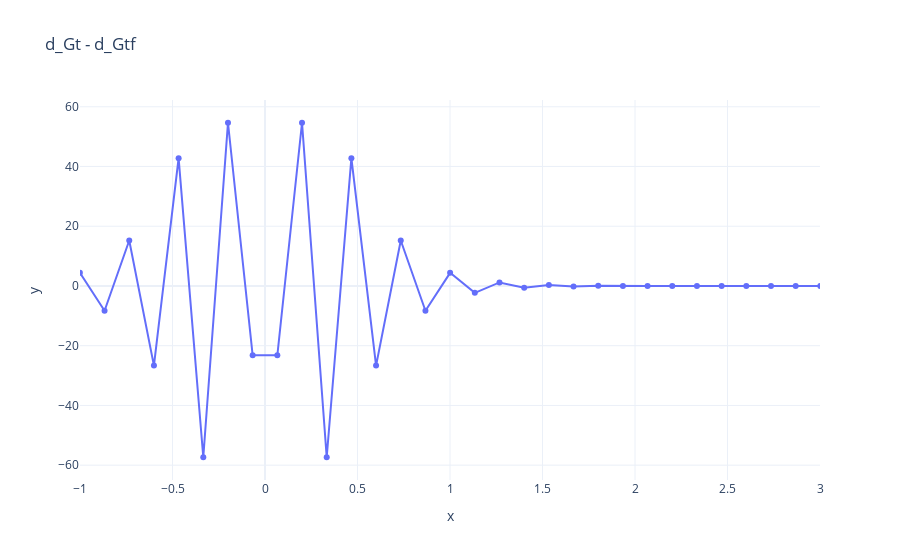

Here is the notebook cell this chart was saved with:
### Code cell
dd = d_Gt - d_Gtf
fig = go.Figure()
fig.add_trace(go.Scatter(x=r, y=dd, name="Diff d_Gt", mode="lines+markers"))

fig.update_layout(
    title='d_Gt - d_Gtf',
    xaxis=dict(title='x', type='linear'),  # use 'log' for log scale
    yaxis=dict(title='y'),
    xaxis_range=[-1,3],
    hovermode='x',
    template='plotly_white'
)

### Figure 1 — Plotly figure (JSON) as saved in the notebook; plotly's stock layout.template omitted (floating-point values rounded to 4 significant figures; data arrays with more than 128 entries replaced by an {"elided": "..."} marker saying what was removed)
{"data": [{"mode": "lines+markers", "name": "Diff d_Gt", "type": "scatter", "x": {"elided": "1506 float values"}, "y": {"elided": "1506 float values"}}], "layout": {"hovermode": "x", "title": {"text": "d_Gt - d_Gtf"}, "xaxis": {"range": [-1, 3], "title": {"text": "x"}, "type": "linear"}, "yaxis": {"title": {"text": "y"}}}}
